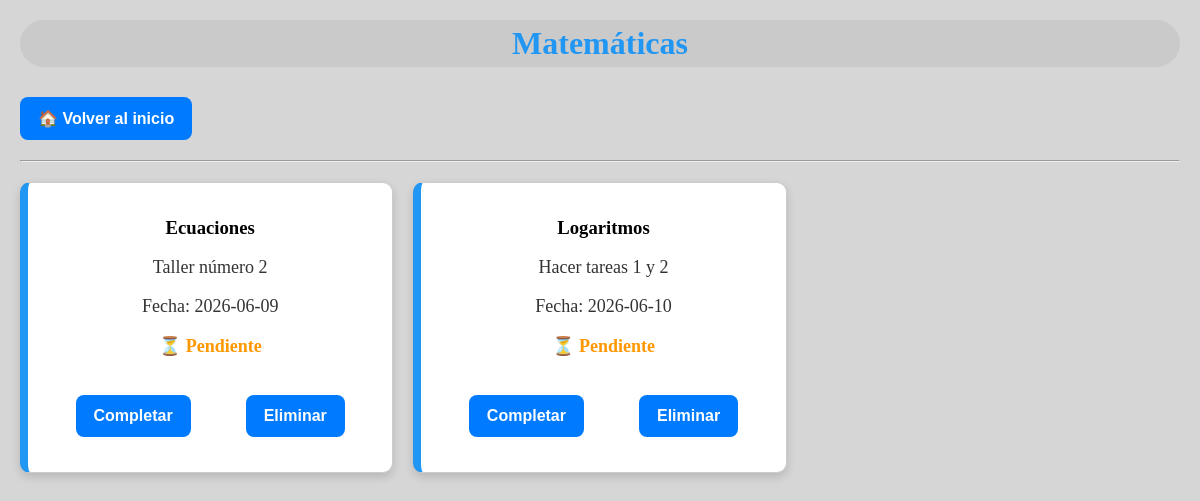
The app's page /matematicas, older data.
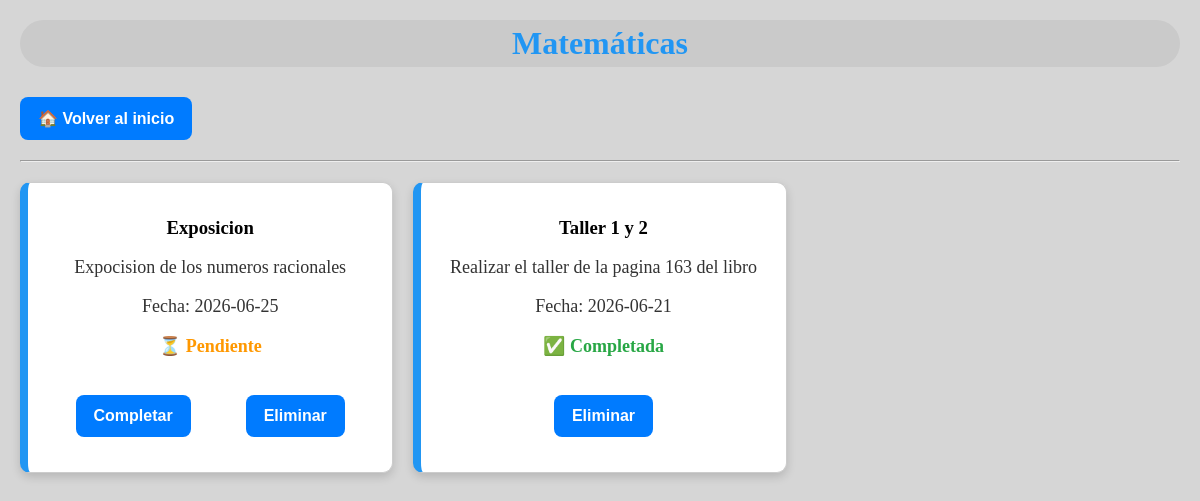
The same page, newer data.
### tables this page shows
CREATE TABLE tareas (
        id INTEGER PRIMARY KEY AUTOINCREMENT,
        titulo TEXT,
        materia TEXT,
        descripcion TEXT,
        fecha TEXT,
        estado TEXT
    );

### app.py (the view)
@app.route("/matematicas")
def matematicas():
    conexion = sqlite3.connect("database.db")
    cursor = conexion.cursor()
    cursor.execute("""
    SELECT * FROM tareas
    WHERE materia = 'Matemáticas'
    ORDER BY estado DESC, fecha ASC
    """)
    tareas = cursor.fetchall()
    conexion.close()
    return render_template(
        "materia.html",
        tareas=tareas,
        nombre_materia="Matemáticas",
        clase_color="matematicas"
    )

### templates/materia.html (shortened to what this page needs)
<!DOCTYPE html>
<html lang="en">
<head>
    <link rel="stylesheet" href="/static/styles.css">
</head>
<body>
    <h1 class="{{ clase_color }}">{{ nombre_materia }}</h1>
<a href="/">
    <button>🏠 Volver al inicio</button>
</a>
<hr>
{% if tareas %}
<div class="tareas_contenedor">
{% for tarea in tareas %}
<div class="tarea {{ clase_color }}">
    <h3>{{ tarea[1] }}</h3>
    <p>{{ tarea[3] }}</p>
    <p>Fecha: {{ tarea[4] }}</p>
    {% if tarea[5] == "Pendiente" %}
    <p class="pendiente">⏳ Pendiente</p>
{% else %}
    <p class="completada">✅ Completada</p>
{% endif %}
<div class="acciones">
{% if tarea[5] == "Pendiente" %}
<form action="/completar/{{ tarea[0] }}" method="GET">
    <button type="submit">Completar</button>
</form>
{% endif %}
<form action="/eliminar/{{ tarea[0] }}" method="GET" onsubmit="return confirm('¿Estás seguro de que deseas eliminar esta tarea?');">
    <button type="submit">Eliminar</button>
</form>
</div>
</div>
{% endfor %}
</div>
{% else %}
<p>No hay tareas registradas en esta materia.</p>
{% endif %}
</body>
</html>

Row changes from the older to the newer data that the page shows:
removed tareas: titulo "Ecuaciones", descripcion "Taller número 2", fecha "2026-06-09", estado "⏳ Pendiente"
removed tareas: titulo "Logaritmos", descripcion "Hacer tareas 1 y 2", fecha "2026-06-10", estado "⏳ Pendiente"
added tareas: titulo "Exposicion", descripcion "Expocision de los numeros racionales", fecha "2026-06-25", estado "⏳ Pendiente"
added tareas: titulo "Taller 1 y 2", descripcion "Realizar el taller de la pagina 163 del libro", fecha "2026-06-21", estado "✅ Completada"
